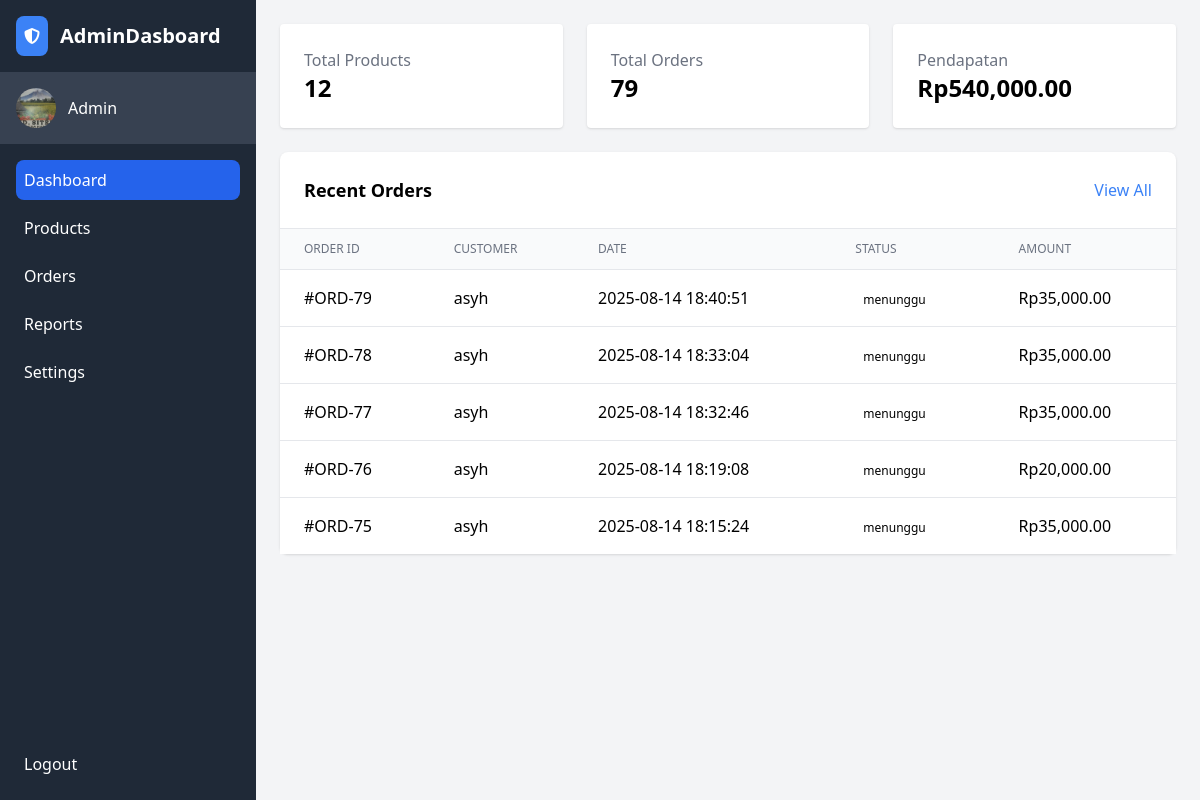
Screenshot of /admin/dashboard.php with the database file from the repository.
### tables this page shows
CREATE TABLE `orders` (
  `id` int(11) NOT NULL,
  `customer_name` varchar(100) DEFAULT NULL,
  `user_id` int(11) DEFAULT NULL,
  `total` int(11) DEFAULT NULL,
  `status` enum('menunggu','dibayar','dikemas','dikirim','selesai') DEFAULT 'menunggu',
  `delivery_method` varchar(20) DEFAULT NULL,
  `created_at` datetime DEFAULT current_timestamp(),
  `order_date` datetime DEFAULT current_timestamp(),
  `address` text DEFAULT NULL
);

### admin/dashboard.php (the view, shortened to what this page needs)
<?php
include 'db.php';
$resProducts = mysqli_query($conn, "SELECT COUNT(*) AS total FROM products");
$row1 = mysqli_fetch_assoc($resProducts);
$totalproducts = isset($row1['total']) ? $row1['total'] : 0;
$resOrders = mysqli_query($conn, "SELECT COUNT(*) AS total FROM orders");
$row2 = mysqli_fetch_assoc($resOrders);
$totalorders = isset($row2['total']) ? $row2['total'] : 0;
$resRevenue = mysqli_query($conn, "SELECT SUM(total) AS total FROM orders WHERE status != 'menunggu'");
$row3 = mysqli_fetch_assoc($resRevenue);
$totalrevenue = isset($row3['total']) ? $row3['total'] : 0;
?>
<!DOCTYPE html>
<html lang="id">
<head>
  <script src="https://cdn.tailwindcss.com"></script>
  <link rel="stylesheet" href="https://cdnjs.cloudflare.com/ajax/libs/font-awesome/6.4.0/css/all.min.css">
</head>
<body class="bg-gray-100 font-sans">
  <div class="flex h-screen overflow-hidden">
    <?php include 'inc/sidebar.php'; ?>
    <div class="flex-1 overflow-y-auto p-6">
      <div class="grid grid-cols-1 md:grid-cols-3 gap-6 mb-6">
        <div class="bg-white p-6 rounded shadow">
          <p class="text-gray-500">Total Products</p>
          <h3 class="text-2xl font-bold"><?php echo $totalproducts; ?></h3>
        </div>
        <div class="bg-white p-6 rounded shadow">
          <p class="text-gray-500">Total Orders</p>
          <h3 class="text-2xl font-bold"><?php echo $totalorders; ?></h3>
        </div>
        <div class="bg-white p-6 rounded shadow">
          <p class="text-gray-500">Pendapatan</p>
          <h3 class="text-2xl font-bold">Rp<?php echo number_format($totalrevenue, 2); ?></h3>
        </div>
      </div>
      <div class="bg-white rounded-lg shadow">
        <div class="p-6 border-b border-gray-200 flex justify-between items-center">
          <h2 class="text-lg font-semibold">Recent Orders</h2>
          <a href="pages/orders.php" class="text-blue-500 hover:underline">View All</a>
        </div>
        <div class="overflow-x-auto">
          <table class="min-w-full divide-y divide-gray-200">
            <thead class="bg-gray-50">
              <tr>
                <th class="px-6 py-3 text-left text-xs font-medium text-gray-500 uppercase">Order ID</th>
                <th class="px-6 py-3 text-left text-xs font-medium text-gray-500 uppercase">Customer</th>
                <th class="px-6 py-3 text-left text-xs font-medium text-gray-500 uppercase">Date</th>
                <th class="px-6 py-3 text-left text-xs font-medium text-gray-500 uppercase">Status</th>
                <th class="px-6 py-3 text-left text-xs font-medium text-gray-500 uppercase">Amount</th>
              </tr>
            </thead>
            <tbody class="bg-white divide-y divide-gray-200">
              <?php
              $queryRecent = mysqli_query($conn, "SELECT * FROM orders ORDER BY created_at DESC LIMIT 5");
              while ($order = mysqli_fetch_assoc($queryRecent)) {
                  $statusClass = '';
                  $status = strtolower($order['status']);
                  switch ($status) {
                      default:
                          $statusClass = '';
                          break;
                  }
                  echo "<tr>
                      <td class='px-6 py-4 whitespace-nowrap'>#ORD-{$order['id']}</td>
                      <td class='px-6 py-4 whitespace-nowrap'>{$order['customer_name']}</td>
                      <td class='px-6 py-4 whitespace-nowrap'>{$order['created_at']}</td>
                      <td class='px-6 py-4 whitespace-nowrap'><span class='px-2 py-1 text-xs rounded-full $statusClass'>{$order['status']}</span></td>
                      <td class='px-6 py-4 whitespace-nowrap'>Rp" . number_format($order['total'], 2) . "</td>
                  </tr>";
              }
              ?>
            </tbody>
          </table>
        </div>
      </div>
    </div>
  </div>
</body>
</html>

### rows the page displays
orders: id "79", customer_name "asyh", created_at "2025-08-14 18:40:51", status "menunggu", total "35,000.00"
orders: id "78", customer_name "asyh", created_at "2025-08-14 18:33:04", status "menunggu", total "35,000.00"
orders: id "77", customer_name "asyh", created_at "2025-08-14 18:32:46", status "menunggu", total "35,000.00"
orders: id "76", customer_name "asyh", created_at "2025-08-14 18:19:08", status "menunggu", total "20,000.00"
orders: id "75", customer_name "asyh", created_at "2025-08-14 18:15:24", status "menunggu", total "35,000.00"

### other values shown
isset($_SESSION['admin_name']) ? $_SESSION['admin_name'] : 'Admin' "Admin"
$totalproducts "12"
$totalorders "79"
$totalrevenue "540,000.00"
